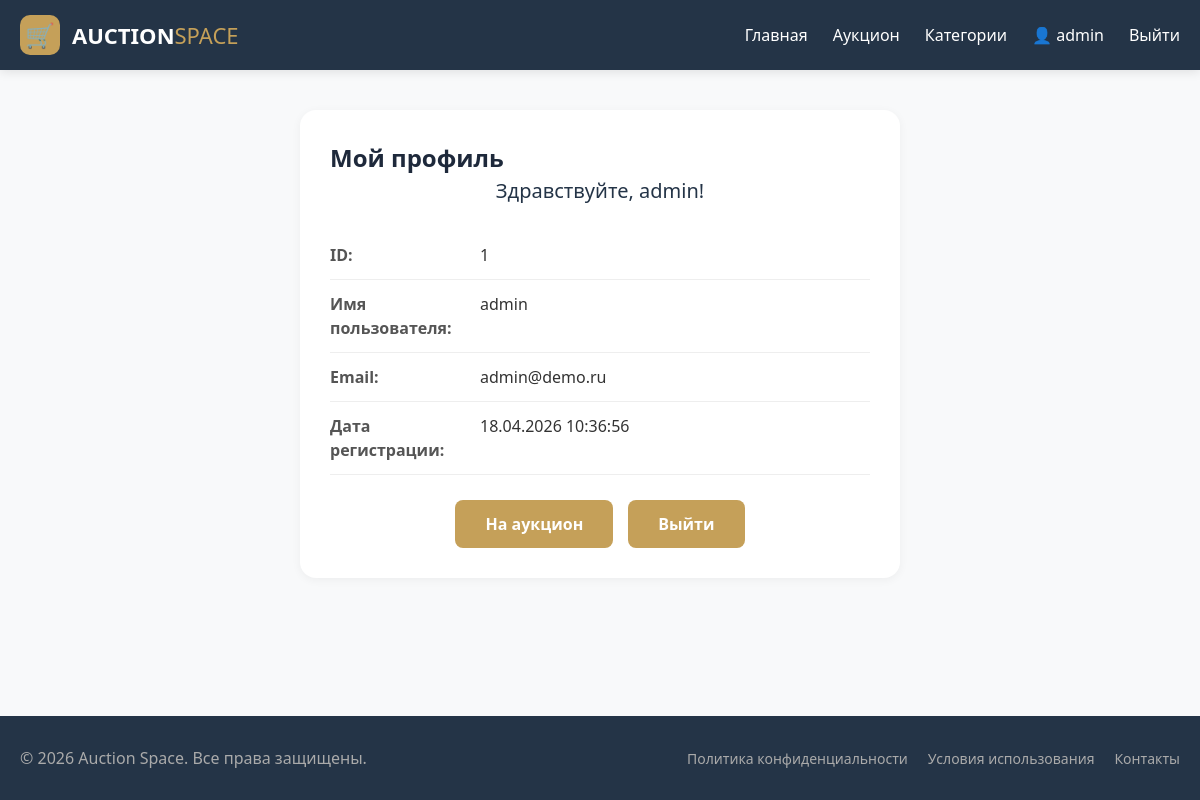
The app's page /profile.php (signed in) with its own data.
### tables this page shows
CREATE TABLE `users` (
  `id` int UNSIGNED NOT NULL,
  `username` varchar(100) NOT NULL,
  `email` varchar(150) NOT NULL,
  `password` varchar(255) NOT NULL,
  `message` text,
  `created_at` timestamp NULL DEFAULT CURRENT_TIMESTAMP
);

### profile.php (the view, shortened to what this page needs)
<?php
require_once 'config.php';
$stmt = $pdo->prepare("SELECT * FROM users WHERE id = ?");
$stmt->execute([$_SESSION['user_id']]);
$user = $stmt->fetch();
?>
<!DOCTYPE html>
<html lang="ru">
<head>
    <link rel="stylesheet" href="styles.css">
</head>
<body>
<div class="site-wrapper">
    <?php include 'header.php'; ?>
    <main class="page-main">
        <div class="container">
            <div class="profile-card">
                <h2>Мой профиль</h2>
                <div class="welcome">
                    Здравствуйте, <?php echo htmlspecialchars($user['username']); ?>!
                </div>
                <div class="profile-info">
                    <div class="info-row">
                        <div class="info-label">ID:</div>
                        <div class="info-value"><?php echo $user['id']; ?></div>
                    </div>
                    <div class="info-row">
                        <div class="info-label">Имя пользователя:</div>
                        <div class="info-value"><?php echo htmlspecialchars($user['username']); ?></div>
                    </div>
                    <div class="info-row">
                        <div class="info-label">Email:</div>
                        <div class="info-value"><?php echo htmlspecialchars($user['email']); ?></div>
                    </div>
                    <div class="info-row">
                        <div class="info-label">Дата регистрации:</div>
                        <div class="info-value"><?php echo date('d.m.Y H:i:s', strtotime($user['created_at'])); ?></div>
                    </div>
                </div>
                <div class="btn-group">
                    <a href="auction_index.php" class="btn">На аукцион</a>
                    <a href="logout.php" class="btn btn-logout">Выйти</a>
                </div>
            </div>
        </div>
    </main>
    <?php include 'footer.php'; ?>
</div>
</body>
</html>

### styles.css (style rules this page uses)
* { margin: 0; padding: 0; box-sizing: border-box; }
body { font-family: 'Segoe UI', Roboto, 'Helvetica Neue', sans-serif; background: #f8f9fa; color: #1e293b; line-height: 1.5; }
.site-wrapper { display: flex; flex-direction: column; min-height: 100vh; }
.container { max-width: 1300px; margin: 0 auto; padding: 0 20px; width: 100%; }
.page-main { flex: 1; padding: 40px 0; }
.btn { background: #c5a059; color: white; padding: 12px 30px; border: none; border-radius: 8px; font-weight: bold; cursor: pointer; text-decoration: none; display: inline-block; transition: 0.2s; }

### profile.php (style rules this page uses)
.profile-card { background: white; border-radius: 16px; padding: 30px; max-width: 600px; margin: 0 auto; box-shadow: 0 2px 10px rgba(0,0,0,0.05); }
.profile-info { margin: 25px 0; }
.info-row { display: flex; padding: 12px 0; border-bottom: 1px solid #eee; }
.info-label { width: 150px; font-weight: bold; color: #555; }
.info-value { color: #333; }
.btn-group { display: flex; gap: 15px; justify-content: center; margin-top: 25px; }
.btn-logout { background: #d9534f; }
.welcome { text-align: center; font-size: 20px; color: #243447; margin-bottom: 20px; }

### records on screen
users: username "admin", id "1", email "admin@demo.ru", created_at "18.04.2026 10:36:56"

### other values on screen
$_SESSION['username'] "admin"
